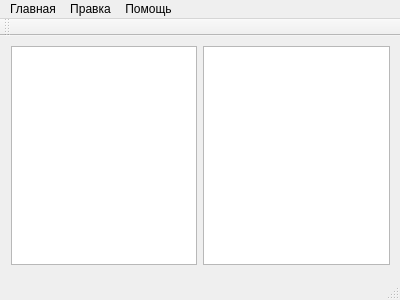
<?xml version="1.0" encoding="UTF-8"?>
<ui version="4.0">
 <class>MainWindow</class>
 <widget class="QMainWindow" name="MainWindow">
  <property name="geometry">
   <rect>
    <x>0</x>
    <y>0</y>
    <width>400</width>
    <height>300</height>
   </rect>
  </property>
  <property name="windowTitle">
   <string>MainWindow</string>
  </property>
  <widget class="QWidget" name="centralWidget">
   <widget class="QWidget" name="gridLayoutWidget">
    <property name="geometry">
     <rect>
      <x>0</x>
      <y>-1</y>
      <width>401</width>
      <height>241</height>
     </rect>
    </property>
    <layout class="QGridLayout" name="gridLayout">
     <item row="2" column="1">
      <widget class="QTreeView" name="treeView"/>
     </item>
     <item row="2" column="2">
      <widget class="QListView" name="listView">
       <property name="lineWidth">
        <number>1</number>
       </property>
      </widget>
     </item>
    </layout>
   </widget>
  </widget>
  <widget class="QMenuBar" name="menuBar">
   <property name="geometry">
    <rect>
     <x>0</x>
     <y>0</y>
     <width>400</width>
     <height>21</height>
    </rect>
   </property>
   <widget class="QMenu" name="main">
    <property name="title">
     <string>Главная</string>
    </property>
    <addaction name="new_folder"/>
    <addaction name="separator"/>
    <addaction name="exit"/>
   </widget>
   <widget class="QMenu" name="edit">
    <property name="title">
     <string>Правка</string>
    </property>
   </widget>
   <widget class="QMenu" name="help">
    <property name="title">
     <string>Помощь</string>
    </property>
    <addaction name="separator"/>
    <addaction name="about"/>
   </widget>
   <addaction name="main"/>
   <addaction name="edit"/>
   <addaction name="help"/>
  </widget>
  <widget class="QToolBar" name="mainToolBar">
   <attribute name="toolBarArea">
    <enum>TopToolBarArea</enum>
   </attribute>
   <attribute name="toolBarBreak">
    <bool>false</bool>
   </attribute>
  </widget>
  <widget class="QStatusBar" name="statusBar"/>
  <action name="new_folder">
   <property name="text">
    <string>Новая папка</string>
   </property>
  </action>
  <action name="exit">
   <property name="text">
    <string>Выход</string>
   </property>
  </action>
  <action name="about">
   <property name="text">
    <string>О программе</string>
   </property>
  </action>
 </widget>
 <layoutdefault spacing="6" margin="11"/>
 <resources/>
 <connections/>
</ui>
